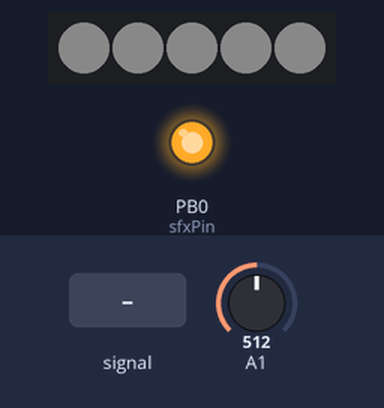
Bench run of a sketch on a simulated ATtiny85, built with avr-gcc and run on an emulated ATtiny85. On the bench: 5 RGB LEDs in strip order, left to right, output pins drawn as LEDs (lit = HIGH). Inputs (shaded band) come from the test bench; at power-on: A1 = 512. Dim RGB values are drawn brighter than linear.

Above: at 1.2 s.
1.3 s: A1 fed a 200 Hz sine of ±81 counts around its level
At 3.16 s:
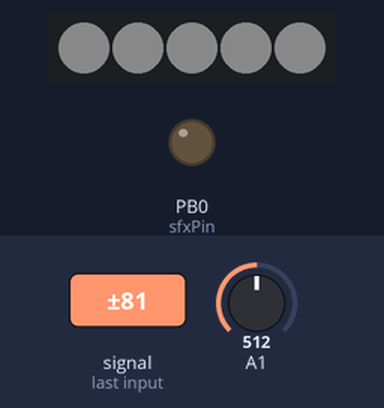
4.3 s: A1 set to 716
At 4.41 s:
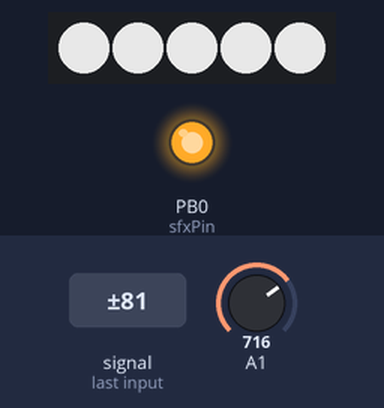
Timing chart, 0 to 7.3 s (numbered marks = the images above; inputs shaded):
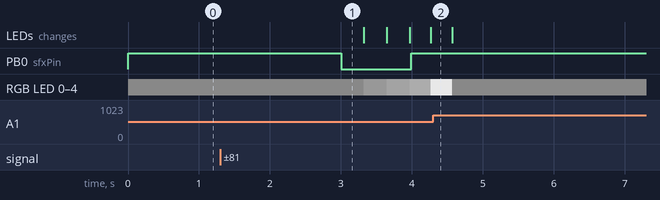

The sketch:

FortnitePurpleCube.ino
```cpp
#include <Adafruit_NeoPixel.h>
#ifdef __AVR__
  #include <avr/power.h>
#endif
//increase this value to make Kevin less sensitive, decrease it to make him more sensitive
int accelThreshold = 2;

//Give Pin's on the trinket a purpose
int ledPIN = 1;
int sfxPin = 0;

//Tell the program, how many LED's we will use
int NUMPIXELS = 5;

//initialize variables for us to do some math with later
int prevAccelVal = 0;
int currentAccelVal = 0;
int accelDiff = 0;
int lastHitTime = 0;//variable to debounce Kevin...why do people call it debounce
int currentHitTime = 0;
int delayBetweenHits = 3000;
int timeBetweenHits = 0;

bool justFired = true;//boolean to make sure that kevin doesnt fire back to back
bool kevinIsHit = false;//boolean to control when to complete the lightning strike routine

//Define a Neopixel object "strip" that we will use in our program
Adafruit_NeoPixel strip = Adafruit_NeoPixel(NUMPIXELS, ledPIN, NEO_GRB + NEO_KHZ800);

void setup() {
  // This is for Trinket 5V 16MHz, you can remove these three lines if you are not using a Trinket
  #if defined (__AVR_ATtiny85__)
    if (F_CPU == 16000000) clock_prescale_set(clock_div_1);
  #endif

  //initialize pins
  pinMode(sfxPin , OUTPUT);
  digitalWrite(sfxPin , HIGH);

  // Wake up Neopixels, it's time to get to work...
  strip.begin();
  strip.show();

  //start Kevin out in a laid back mood
  kevinIsCalm();
}

void loop() {

  checkForStrike();

  if(kevinIsHit){
  kevinIsMad();
  }

  else{
    kevinIsCalm();
  }
}

  //function to check if Kevin was hit
  void checkForStrike(){
    prevAccelVal = currentAccelVal;
    currentAccelVal = analogRead(1);
    currentAccelVal = analogRead(1);
    accelDiff = abs(currentAccelVal - prevAccelVal);
    if(accelDiff>accelThreshold){
      currentHitTime = millis();
      timeBetweenHits = currentHitTime - lastHitTime;
      if(timeBetweenHits>delayBetweenHits){//we need a delay between hits to keep funny things from happening
          kevinIsHit = true;
          lastHitTime = millis();
      }

  }

  else{
    kevinIsHit = false;
  }
}
  //take Kevin back to his happy place
void kevinIsCalm(){
  for (int i = 0 ; i<NUMPIXELS ; i++){
  strip.setPixelColor(i, 10, 10, 10);
  }
  strip.show();
}

void playAngryKevinSound(){
  digitalWrite(sfxPin , LOW);//sending the sfx pin to ground causes sound to play
}

void resetSfxPin(){
  digitalWrite(sfxPin , HIGH);
}

void kevinIsMad(){
  playAngryKevinSound();
  //gradually get a little brighter
  for (int j = 10; j < 50 ; j++){
    for (int i = 0 ; i<NUMPIXELS ; i++){
    strip.setPixelColor(i, j, j, j);
    }
    strip.show();
    delay(24);
}
  resetSfxPin();

  //fire lightning
    for (int j = 20; j < 250 ; j++){
    for (int i = 0 ; i<NUMPIXELS ; i++){
    strip.setPixelColor(i, j, j, j);
    }
    strip.show();
}

//gradually dim colors back to Kevin's happy color
for (int j = 250; j > 10 ; j--){
    for (int i = 0 ; i<NUMPIXELS ; i++){
    strip.setPixelColor(i, j, j, j);
    }
    strip.show();
    delay(1);
}

//Kevin got out his anger, now reset him
kevinIsHit = false;
}
```

Measured:
- after the input at 1.3 s, PB0 (sfxPin): HIGH → LOW after 1.7 s, → HIGH 0.99 s later; RGB LED 0–4: RGB(10, 10, 10) → RGB(23, 23, 23) after 2.0 s, → RGB(36, 36, 36) 0.32 s later, → RGB(49, 49, 49) 0.32 s later, → RGB(182, 182, 182) 0.30 s later
- after the input at 4.3 s, PB0 (sfxPin): stops changing and stays HIGH
